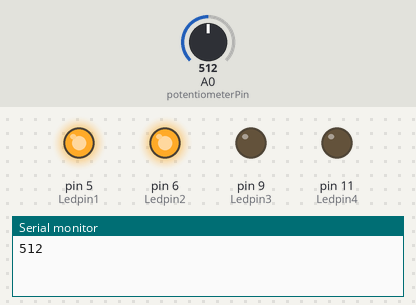
The sketch below on a simulated Arduino Uno, built with avr-gcc and run on an emulated ATmega328P. On the bench: output pins drawn as LEDs (lit = HIGH), the last lines printed to the serial monitor. The inputs (shaded band) are chosen by the test bench; at power-on: A0 (potentiometerPin) = 512.

Above: at 1.3 s.
1.4 s: A0 (potentiometerPin) set to 499
4.4 s: A0 (potentiometerPin) set to 511
At 7.2 s:
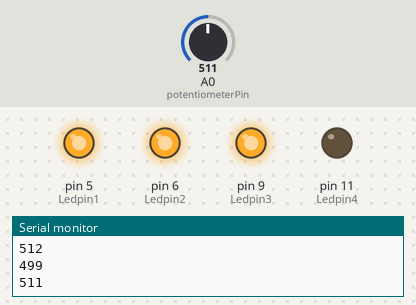
7.4 s: A0 (potentiometerPin) set to 750
10.4 s: A0 (potentiometerPin) set to 782
11.9 s: A0 (potentiometerPin) set to 245
At 13.6 s:
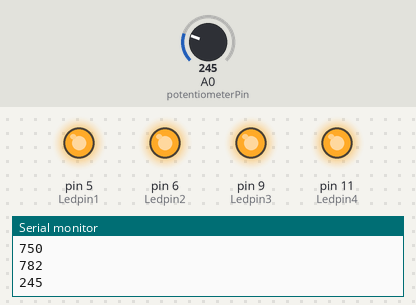
At 14.7 s:
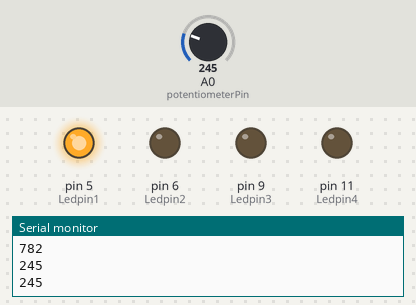
14.9 s: A0 (potentiometerPin) set to 265
At 17.5 s:
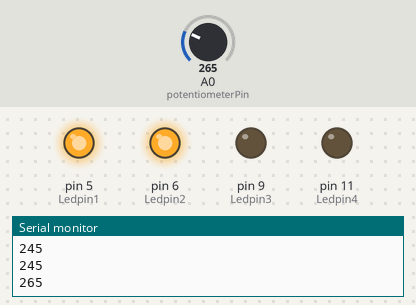
Timing chart, 0 to 18.9 s (numbered marks = the images above; inputs shaded):
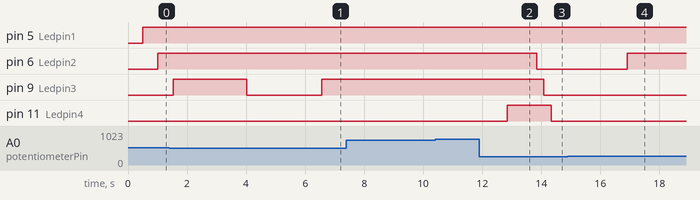

The sketch:

sketch_jan09a.ino
```cpp
int Ledpin3 = 9; //Il pin a cui è connesso il led
int Ledpin1 = 5;
int Ledpin2 = 6;
int Ledpin4 = 11;
int potentiometerPin = 0;
int value = 0;


void setup() {

  Serial.begin(9600);
  pinMode(Ledpin1, OUTPUT);
  pinMode(Ledpin2, OUTPUT);
  pinMode(Ledpin3, OUTPUT);
  pinMode(Ledpin4, OUTPUT);//Il pin è in uscita
}

void loop(){

  value = analogRead(potentiometerPin); // leggo valore potenziometro
  Serial.println(value); // scrivo il valore sulla seriale come debugging
  delay(500);

  if(value==0){

    digitalWrite(Ledpin1, LOW); //Il led è acceso
    delay(analogRead(0)); //Attendi il valore letto dal pin analogico 0

    digitalWrite(Ledpin2, LOW);
    delay(analogRead(0));


    digitalWrite(Ledpin3, LOW);
    delay(analogRead(0));


    digitalWrite(Ledpin4, LOW);
    delay(analogRead(0));
    }

  else if(value<=255){

    digitalWrite(Ledpin1, HIGH); //Il led è acceso
    delay(analogRead(0)); //Attendi il valore letto dal pin analogico 0

    digitalWrite(Ledpin2, LOW);
    delay(analogRead(0));


    digitalWrite(Ledpin3, LOW);
    delay(analogRead(0));


    digitalWrite(Ledpin4, LOW);
    delay(analogRead(0));
  }

  else if(value<=510){

    digitalWrite(Ledpin1, HIGH);
    delay(analogRead(0));


    digitalWrite(Ledpin2, HIGH);
    delay(analogRead(0));

    digitalWrite(Ledpin3, LOW);
    delay(analogRead(0));

    digitalWrite(Ledpin4, LOW);
    delay(analogRead(0));
  }

  else if(value<=765){

    digitalWrite(Ledpin1, HIGH);
    delay(analogRead(0));

    digitalWrite(Ledpin2, HIGH);
    delay(analogRead(0));

    digitalWrite(Ledpin3, HIGH);
    delay(analogRead(0));

    digitalWrite(Ledpin4, LOW);
    delay(analogRead(0));
  }

  else if(value<=1023){

    digitalWrite(Ledpin1, HIGH);
    delay(analogRead(0));

    digitalWrite(Ledpin2, HIGH);
    delay(analogRead(0));

    digitalWrite(Ledpin3, HIGH);
    delay(analogRead(0));

    digitalWrite(Ledpin4, HIGH);
    delay(analogRead(0));
  }


}
```

Measured:
- the behaviour switches between 255 and 256 on A0 (potentiometerPin) (found by bisection; images 3 and 4)
- after the input at 4.4 s, pin 9 (Ledpin3): LOW → HIGH after 2.2 s
- after the input at 11.9 s, pin 6 (Ledpin2): HIGH → LOW after 1.9 s; pin 9 (Ledpin3): HIGH → LOW after 2.2 s; pin 11 (Ledpin4): LOW → HIGH after 0.95 s instead of 2.0 s
- after the input at 14.9 s, pin 6 (Ledpin2): LOW → HIGH after 2.0 s
